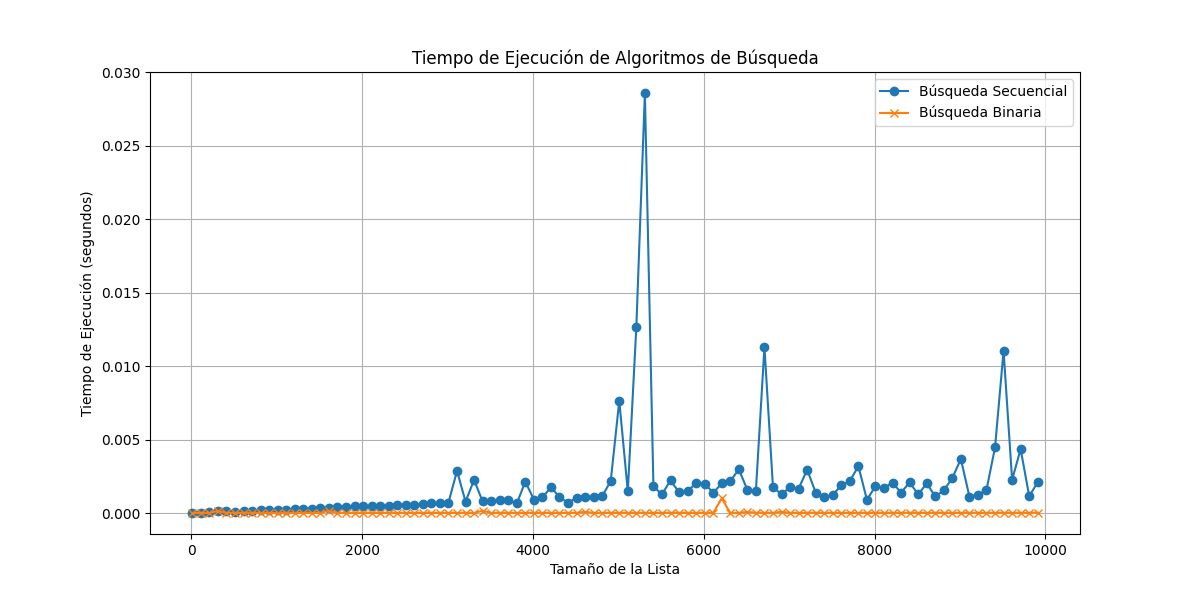

Recreate this plot in Python.
import random
import time
import pandas as pd
import matplotlib.pyplot as plt
import logging
random.seed(0)  # Establece la semilla para la reproducibilidad


# Configuración del logging
logging.basicConfig(level=logging.INFO, format='%(asctime)s - %(levelname)s - %(message)s')

# Búsqueda Secuencial
def busqueda_secuencial(lista, objetivo):
    for i, elemento in enumerate(lista):
        if elemento == objetivo:
            return i
    return -1

# Búsqueda Binaria
def busqueda_binaria(lista, objetivo):
    izquierda, derecha = 0, len(lista) - 1
    while izquierda <= derecha:
        medio = (izquierda + derecha) // 2
        elemento_medio = lista[medio]
        if elemento_medio == objetivo:
            return medio
        elif objetivo < elemento_medio:
            derecha = medio - 1
        else:
            izquierda = medio + 1
    return -1

# Medir tiempos de ejecución
resultados = {'tamanio': [], 'secuencial': [], 'binaria': []}
tamanos = range(10, 10001, 100)

for tamano in tamanos:
    lista_numeros = sorted([random.randint(1, 10000) for _ in range(tamano)])  # Lista ordenada para búsqueda binaria
    objetivo = 0

    logging.info(f'Procesando lista de tamaño: {tamano}')

    # Medir tiempo de búsqueda secuencial
    logging.info('Comenzando búsqueda secuencial...')
    inicio = time.perf_counter()
    busqueda_secuencial(lista_numeros, objetivo)
    fin = time.perf_counter()
    resultados['secuencial'].append(fin - inicio)
    logging.info(f'Búsqueda secuencial completada en {fin - inicio} segundos.')

    # Medir tiempo de búsqueda binaria
    logging.info('Comenzando búsqueda binaria...')
    inicio = time.perf_counter()
    busqueda_binaria(lista_numeros, objetivo)
    fin = time.perf_counter()
    resultados['binaria'].append(fin - inicio)
    logging.info(f'Búsqueda binaria completada en {fin - inicio} segundos.')

    resultados['tamanio'].append(tamano)

# Crear un DataFrame para los resultados
df = pd.DataFrame(resultados)

# Graficar resultados
plt.figure(figsize=(12, 6))
plt.plot(df['tamanio'], df['secuencial'], label='Búsqueda Secuencial', marker='o')
plt.plot(df['tamanio'], df['binaria'], label='Búsqueda Binaria', marker='x')
plt.xlabel('Tamaño de la Lista')
plt.ylabel('Tiempo de Ejecución (segundos)')
plt.title('Tiempo de Ejecución de Algoritmos de Búsqueda')
plt.legend()
plt.grid(True)
plt.savefig('busquedas.png')
